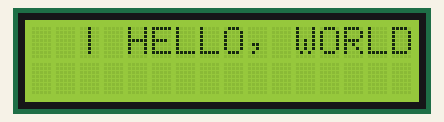
This sketch was run on a simulated Arduino Uno, built with avr-gcc and run on an emulated ATmega328P. On the bench: 16×2 character LCD.

Above: at 0.1 s.
At 12.4 s:
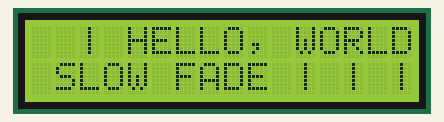
At 16.0 s:
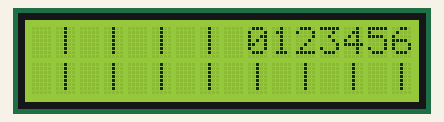
At 19.8 s:
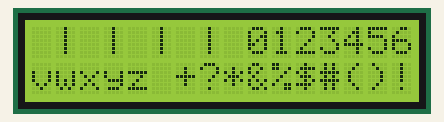
At 27.4 s:
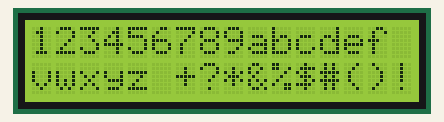
At 33.2 s:
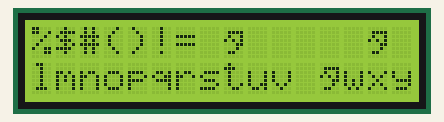

The sketch:

The_LCD_News_Reader_sketch.ino
```cpp
/*
The LCD News Reader
20 August 2013
*/
// include the LCD library code:
#include <LiquidCrystal.h>
// set up pins on Arduino for LCD and test lead
LiquidCrystal lcd(12,11,5,4,3,2);
// set up the LCD's number of columns and rows
#define Xdelay 1900
String a;
String b;
String c;
String d;

void setup() {
lcd.begin(16,2);
lcd.setCursor(0,0);
clearLCD();
backlightOn();
lcd.print("HELLO, WORLD!");
delay(Xdelay);
}

void loop()
{
char databuff[16];
char dispbuff[16];
// display on-off test
for(int x = 5; x>0; x--)
{
delay(1000);
displayOff();
delay(1000);
displayOn();
}

clearLCD();
backlightOn();
lcd.print("SLOW FADE ");
fadeOut(100);
fadeIn(10);

// light up all segments as a test
lcd.print("0123456789abcdef");
delay(Xdelay);
lcd.print("ghijklmnopqrstuv");
delay(Xdelay);
lcd.print("wxyz +?*&%$#()!=");
delay(Xdelay);
lcd.print(" ");
delay(Xdelay);
lcd.print(" ");
delay(Xdelay);
a = "0123456789abcdef";
b = "ghijklmnopqrstuv";
c = "wxyz +?*&%$#()!=";
d = " ";
selectLineTwo();
lcd.print(a);
delay(Xdelay);
selectLineOne();
lcd.print(a);
selectLineTwo();
lcd.print(b);
delay(Xdelay);
selectLineOne();
lcd.print(b);
selectLineTwo();
lcd.print(c);
delay(Xdelay);
selectLineOne();
lcd.print(c);
selectLineTwo();
lcd.print(d);
delay(Xdelay);
selectLineOne();
lcd.print(d);
selectLineTwo();
lcd.print(d);
delay(Xdelay);

for (int x = 0; x<=5; x++)
{
for(int i = 15; i>=0; i--)
{
goTo(i);
if (i%4 == 1)
lcd.print("- ");
if (i%4 == 2)
lcd.print("I ");
if (i%4 == 3)
lcd.print("- ");
if (i%4 == 0)
lcd.print("I ");
delay(100);
}
for(int i =0; i<=14; i++)
{
goTo(i);
lcd.print(" @");
delay(100);
}
}
clearLCD();
}
void selectLineOne()
{
lcd.write(0xFE); //command flag
lcd.write(128); //position
delay(10);
}
void selectLineTwo()
{
lcd.write(0xFE); //command flag
lcd.write(192); //position
delay(10);
}
void goTo(int position)
{
if (position<16)
{
lcd.write(0xFE); //command flag
lcd.write((position+128)); //position
}else if (position<32)
{
lcd.write(0xFE); //command flag
lcd.write((position+48+128)); //position
} else { goTo(0); }
delay(10);
}
void clearLCD()
{
 lcd.write(0xFE); //command flag
lcd.write(0x01); //clear command
delay(10);
}
void backlightOn()
{
lcd.write(0x7C); //command flag for backlight stuff
lcd.write(157); //light level
delay(10);
}
void backlightOff()
{
lcd.write(0x7C); //command flag for backlight stuff
lcd.write(128); //light level for off
delay(10);
}
void backlightValue(int bv)
{
int val = bv;
if (bv < 128) val= map(bv, 0, 1023, 128, 157);
if (bv > 157) val = map(bv, 0, 1023, 128, 157);
lcd.write(0x7C); //command flag for backlight stuff
lcd.write(val); //light level
delay(10);
}
void displayOn()
{
lcd.write(0xFE); //command flag
lcd.write(0x0C); //clear command
delay(10);
}
void displayOff()
{
lcd.write(0xFE); //command flag
lcd.write(0x08); //clear command
delay(10);
}
void fadeOut(int fade)
{
for (int x = 157; x>128; x--)
{
backlightValue(x);
delay(fade);
}
}
void fadeIn(int fade)
{
for (int x = 128; x<=157; x++)
{
backlightValue(x);
delay(fade);
}
}
```

Measured:
- what the display in image 0 shows lasts 12.0 s, from 0.1 s to 12.1 s
- what the display in image 2 shows lasts 1.9 s, from 15.9 s to 17.8 s
- what the display in image 3 shows lasts 7.7 s, from 19.7 s to 27.4 s
- what the display in image 5 shows lasts 2.6 s, from 33.1 s to 35.7 s
